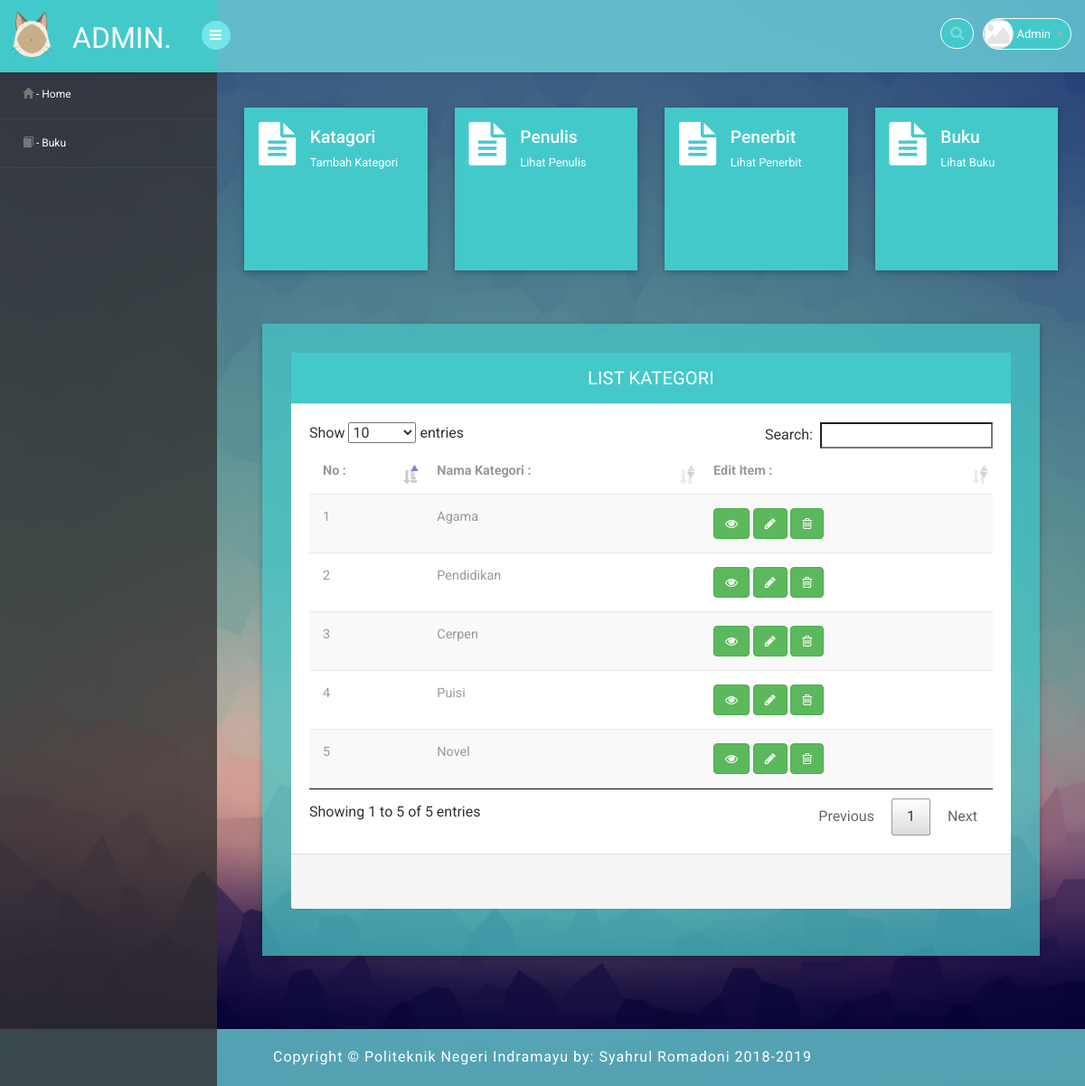
/3/media.php?page=kategori (signed in), run on the app's committed database.
### tables this page shows
CREATE TABLE `kategori` (
  `id` int(11) NOT NULL,
  `nama` varchar(255) NOT NULL
);

### 3/halaman/mod_buku/kategori.php (the view, shortened to what this page needs)
<head>
</head>
<div class="market-updates">
	<div class="col-md-3 market-update-gd">
		<div class="market-update-block clr-block-2">
			<div class="col-md-4 market-update-right">
				<a href="media.php?page=tambah_kategori"><i class="fa fa-file-text"></i></a>
			</div>
			<div class="col-md-8 market-update-left">
				<a href="media.php?page=tambah_kategori"><h4>Katagori</h4></a>
				<p>Tambah Kategori</p>
			</div>
			<div class="clearfix"> </div>
		</div>
	</div>
	<div class="col-md-3 market-update-gd">
		<div class="market-update-block clr-block-2">
			<div class="col-md-4 market-update-right">
				<a href="media.php?page=penulis"><i class="fa fa-file-text"></i></a>
			</div>
			<div class="col-md-8 market-update-left">
				<a href="media.php?page=penulis"><h4>Penulis</h4></a>
				<p>Lihat Penulis</p>
			</div>
			<div class="clearfix"> </div>
		</div>
	</div>
	<div class="col-md-3 market-update-gd">
		<div class="market-update-block clr-block-2">
			<div class="col-md-4 market-update-right">
				<a href="media.php?page=penerbit"><i class="fa fa-file-text"></i></a>
			</div>
			<div class="col-md-8 market-update-left">
				<a href="media.php?page=penerbit"><h4>Penerbit</h4></a>
				<p>Lihat Penerbit</p>
			</div>
			<div class="clearfix"> </div>
		</div>
	</div>
	<div class="col-md-3 market-update-gd">
		<div class="market-update-block clr-block-2">
			<div class="col-md-4 market-update-right">
				<a href="media.php?page=buku"><i class="fa fa-file-text"></i></a>
			</div>
			<div class="col-md-8 market-update-left">
				<a href="media.php?page=buku"><h4>Buku</h4></a>
				<p>Lihat Buku</p>
			</div>
			<div class="clearfix"> </div>
		</div>
	</div>
	<div class="clearfix"> </div>
</div>
<div class="row">
	<div class="panel-body">
		<div class="col-md-12 w3ls-graph">
			<div class="agileinfo-grap">
				<div class="panel panel-default">
					<div class="panel-heading">List Kategori</div>
					    <div class="table-responsive sr">
					      <table id="data" class="table table-striped b-t b-light">
					        <thead>
					          <tr>
					          	<th>No :</th>
					            <th>Nama Kategori :</th>
					            <th>Edit Item :</th>
					          </tr>
					        </thead>
					        <tbody>
					        	<?php
					        	include "../config/koneksi.php";
					        	$query = "SELECT * FROM kategori";
					        	$hasil = mysqli_query($conn, $query);
					        	$tampil = mysqli_num_rows($hasil);
					        	$i = 1;
					        	if ( $tampil> 0) {
					        		while ( $data = mysqli_fetch_assoc($hasil)) {
					        	?>
					          <tr>
					          	<td><?php echo $i++ ?></td>
					            <td><?php echo $data['nama']; ?></td>
					            <td>
					            	<a href="media.php?page=detail_kategori&id=<?php echo $data['id']?>"><button class="btn btn-success" type="submit"><i class="fa fa-eye"></i></button></a>
                                    <a href="media.php?page=edit_kategori&id=<?php echo $data['id'] ?>"><button class="btn btn-success" type="submit"><i class="fa fa-pencil"></i></button></a>
                                    <a href="halaman/mod_buku/aksi_hapus_kategori.php?id=<?php echo $data['id'] ?>"><button class="btn btn-success" type="submit"><i class="fa fa-trash-o"></i></button></a>
					            </td>
					          </tr>
					          	<?php
					        		}
					        	}
					        	?>
					        </tbody>
					      </table>
					    </div>
					<footer class="panel-footer">
					  	<div class="row">
					  	</div>
					</footer>
				</div>
			</div>
		</div>
	</div>
</div>

### assets/css/style.css (style rules this page uses)
.sr { padding: 20px; }
.row { padding: 20px; }
.market-update-block { height: 180px; }
h4, h5, h6, h1, h2, h3 { margin: 0; }
p { margin: 0; }
html, body { font-family: 'Roboto', sans-serif; font-size: 100%; overflow-x: hidden; background: url(../images/bg00.png) no-repeat 0px 0px; background-size:cover; background-repeat: no-repeat; background-attachment: fixed; -webkit-background-size: 100%; }
body a { transition: 0.5s all ease; -webkit-transition: 0.5s all ease; -moz-transition: 0.5s all ease; -o-transition: 0.5s all ease; -ms-transition: 0.5s all ease; text-decoration:none; }
h1,h2,h3,h4,h5,h6 { margin:0; }
p { margin:0; }
.market-update-block { padding: 2em 2em; background: #999; }
.market-update-block h4 { font-size: 1.2em; color: #fff; margin: 0.3em 0em; }
.market-update-block p { color: #fff; font-size: 0.8em; line-height: 1.8em; }
.market-update-block.clr-block-2 { background: #44c9cb; box-shadow: 0 2px 5px 0 rgba(0, 0, 0, 0.16), 0 2px 10px 0 rgba(0, 0, 0, 0.12); transition: 0.5s all; -webkit-transition: 0.5s all; -moz-transition: 0.5s all; -o-transition: 0.5s all; }
.market-update-right i.fa.fa-file-text { font-size: 3em; color:#fff; text-align: left; }
.market-update-left { padding: 0px; }
.market-update-right { padding-left: 0; }
.market-updates { margin: 1.5em 0; }
.panel-heading { position: relative; height: 57px; line-height: 57px; letter-spacing: 0.2px; color: white; font-size: 18px; font-weight: 400; padding: 0 16px; background:#44c9cb; border-top-right-radius: 2px; border-top-left-radius: 2px; text-transform: uppercase; text-align: center; }
.panel { border: none ! important; }
.agileinfo-grap { padding: 2em; background:rgba(68, 201, 203, 0.70); box-shadow: 0 2px 5px 0 rgba(0, 0, 0, 0.16), 0 2px 10px 0 rgba(0, 0, 0, 0.12); }
.table>thead>tr>th { border-bottom: 1px solid #e1ab91 ! important; }
.table>tbody>tr>td, .table>tbody>tr>th, .table>tfoot>tr>td, .table>tfoot>tr>th, .table>thead>tr>td, .table>thead>tr>th { border-bottom: 1px solid #e9e9e9 ! important; }
.table > thead > tr > th, .table > tbody > tr > th, .table > tfoot > tr > th, .table > thead > tr > td, .table > tbody > tr > td, .table > tfoot > tr > td { border-top: none !important; }
.table td, .table>tbody>tr>td, .table>tbody>tr>th, .table>tfoot>tr>td, .table>tfoot>tr>th, .table>thead>tr>td, .table>thead>tr>th { padding: 15px!important; }
.table > thead > tr > th, .table > tbody > tr > th, .table > tfoot > tr > th, .table > thead > tr > td, .table > tbody > tr > td, .table > tfoot > tr > td { font-size: 0.9em; color: #999; border-top: none !important; }
.panel-default>.panel-heading { color: white ! important; background-color: #44c9cb ! important; border-color: #ddede0 ! important; font-size: 20px; }
@media (max-width: 1280px) { .market-update-block { padding: 1em 1em; } }

### data on the page
kategori: nama "Agama"
kategori: nama "Pendidikan"
kategori: nama "Cerpen"
kategori: nama "Puisi"
kategori: nama "Novel"

### other printed values
$_SESSION['username'] "Admin"
